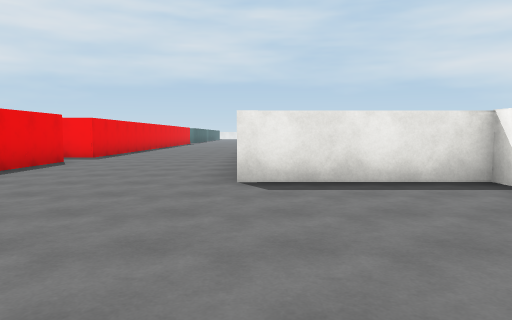
View 1 (above)

23 first-person views from a walk through a scene from a Unity 3-D project. The camera is 1.4 m above the floor, tilts 4° down and sees 70° across. Doors are open. The floor is counted in squares, 2.4 m on a side. Each view is taken from the middle of a square. On the plan, view 1 faces up. The plan holds only what a view shows up to about 10 squares ahead; the rest is blank. The place goes on beyond the plan. The player is left out. Surface patterns are stand-ins for the level's own textures.

View 2
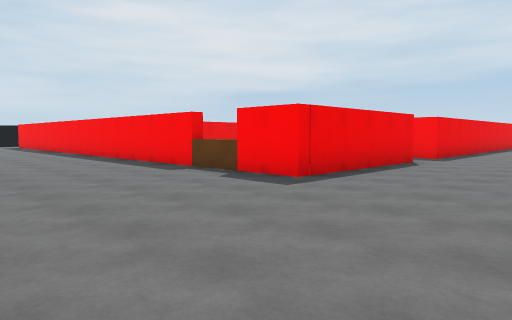

View 3
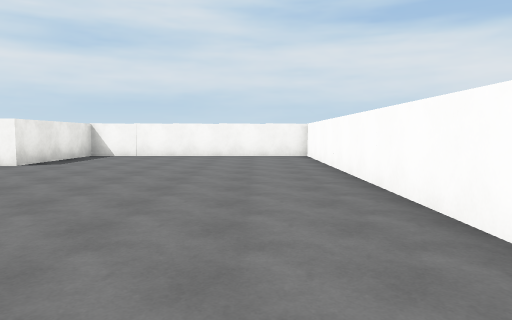

View 4
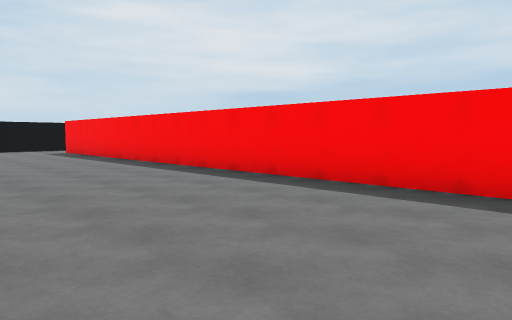

View 5
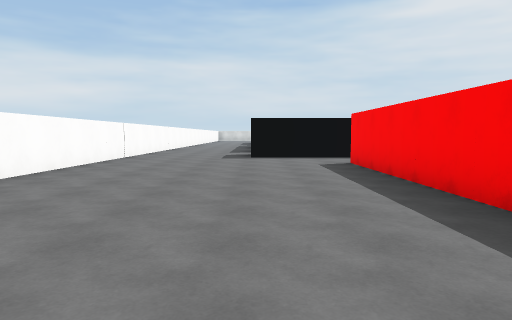

View 6
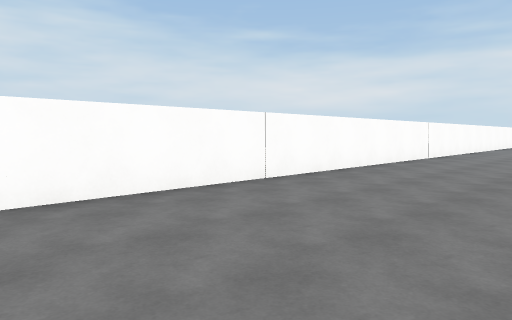

View 7
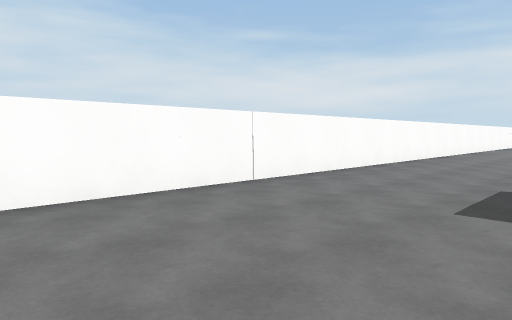

View 8
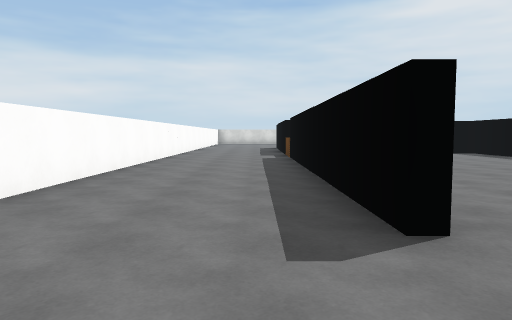

View 9
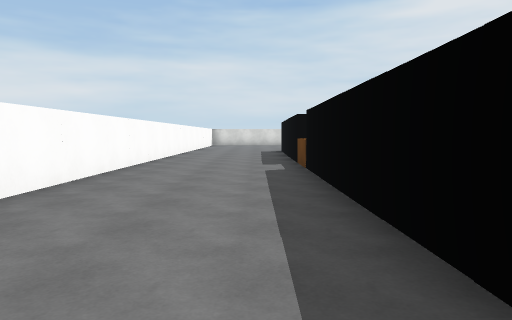

View 10
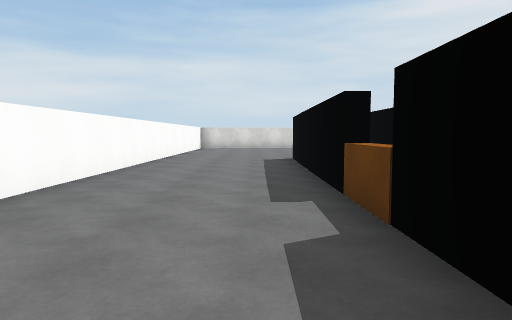

View 11
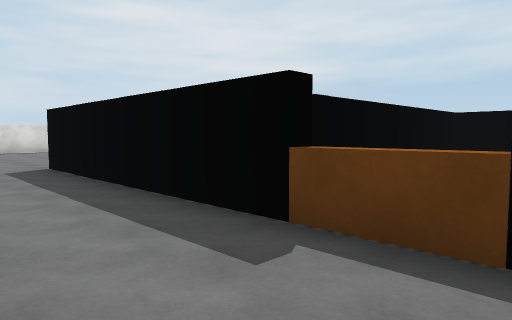

View 12
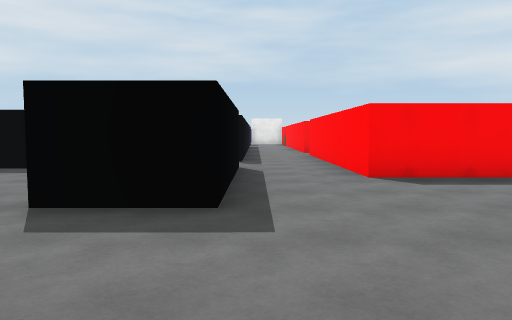

View 13
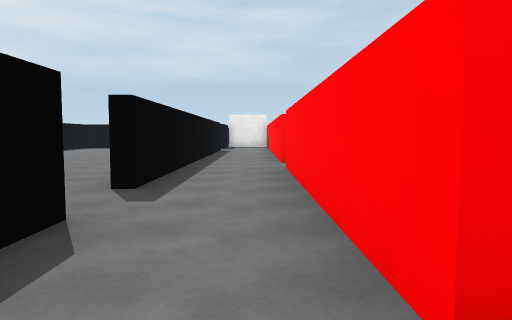

View 14
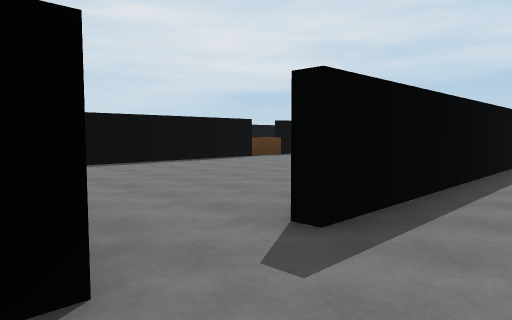

View 15
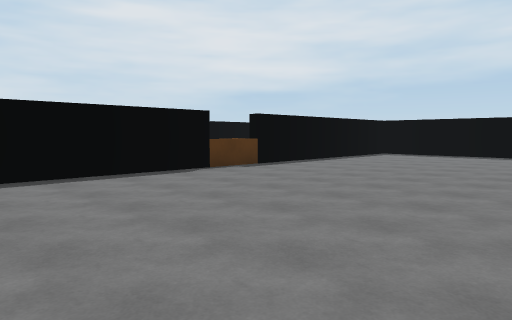

View 16
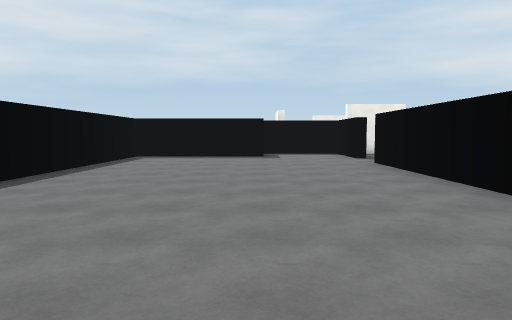

View 17
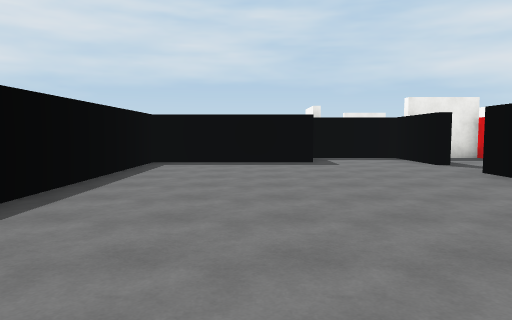

View 18
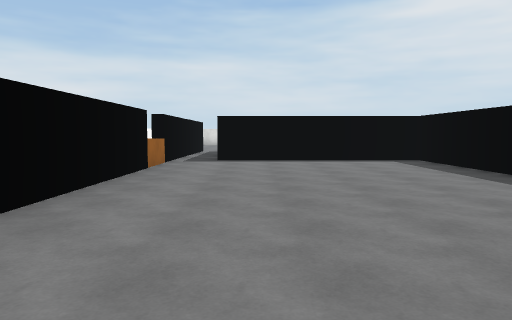

View 19
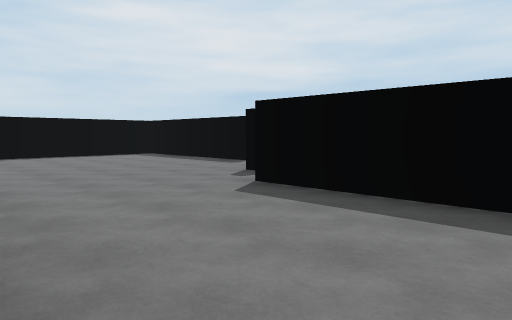

View 20
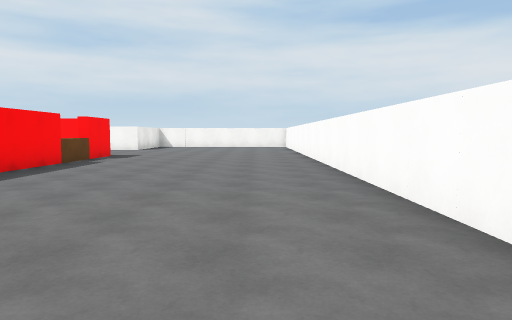

View 21
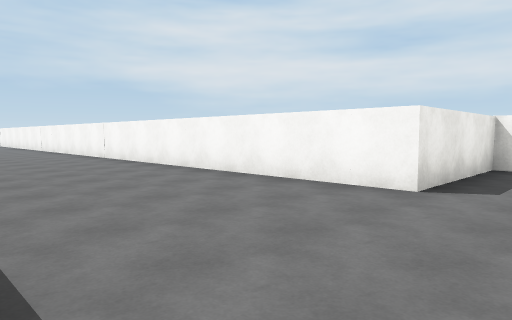

View 22
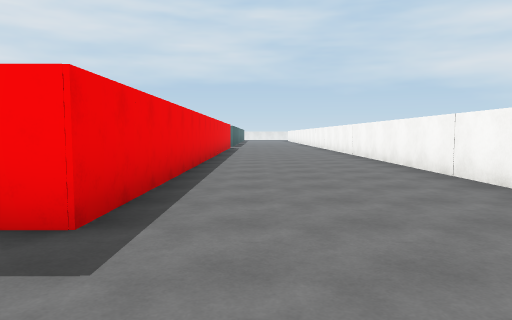

View 23
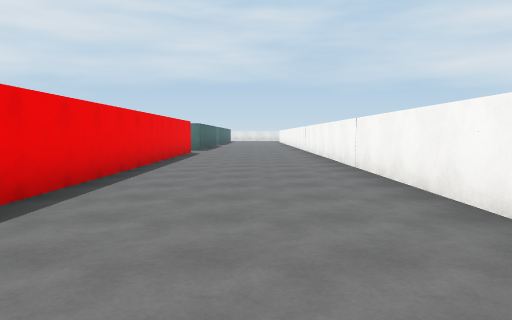

### Floor plan
Key: @ floor where view 1 was taken; # wall or solid block; . floor; ^ raised ledge.
Columns run from 38 left of view 1 to 3 right of it. Each row starts with its distance up from view 1.
 21                                   #...#
 20               ######              #...#
 19            ####..#.               #...#
 18            #.....#                #...#
 17            #......                #...#
 16            #.....#                #...#
 15            #.....#                #...#
 14            #.....#                #...#
 13            ^.....#.#              #...#
 12            #.....#.#              #...#
 11            #.....#.#              #...#
 10            #.....#..              #...#
  9            #.....#.#              #...#
  8      ####. #.....#.#              #...#
  7      #.....#.....#.#              #...#
  6      #......  .....#              #...#
  5      #...... #   #.#              #...####
  4      #.......... #.#############^##......#
  3   ####.......... #.......................#
  2 .#####^####  #.. #.......................#
  1 .........................................#
  0 ......................................@..#
 -1 .........................................#
 -2 ##########################################

Positions as (right, up) in squares from view 1, and headings:
1: (0, 0), facing up
2: (-1, 0), facing up-left
3: (-7, 0), facing right
4: (-7, 0), facing up-left
5: (-12, 2), facing left
6: (-12, 2), facing down-left
7: (-18, 2), facing down-left
8: (-22, 1), facing left
9: (-25, 1), facing left
10: (-29, 1), facing left
11: (-31, 0), facing up-left
12: (-21, -1), facing up
13: (-20, 3), facing up
14: (-20, 5), facing up-left
15: (-22, 8), facing up-left
16: (-24, 9), facing up
17: (-25, 11), facing up
18: (-25, 4), facing left
19: (-23, 2), facing up-left
20: (-14, 0), facing right
21: (-4, 3), facing up-right
22: (-3, 7), facing up
23: (-2, 11), facing up
